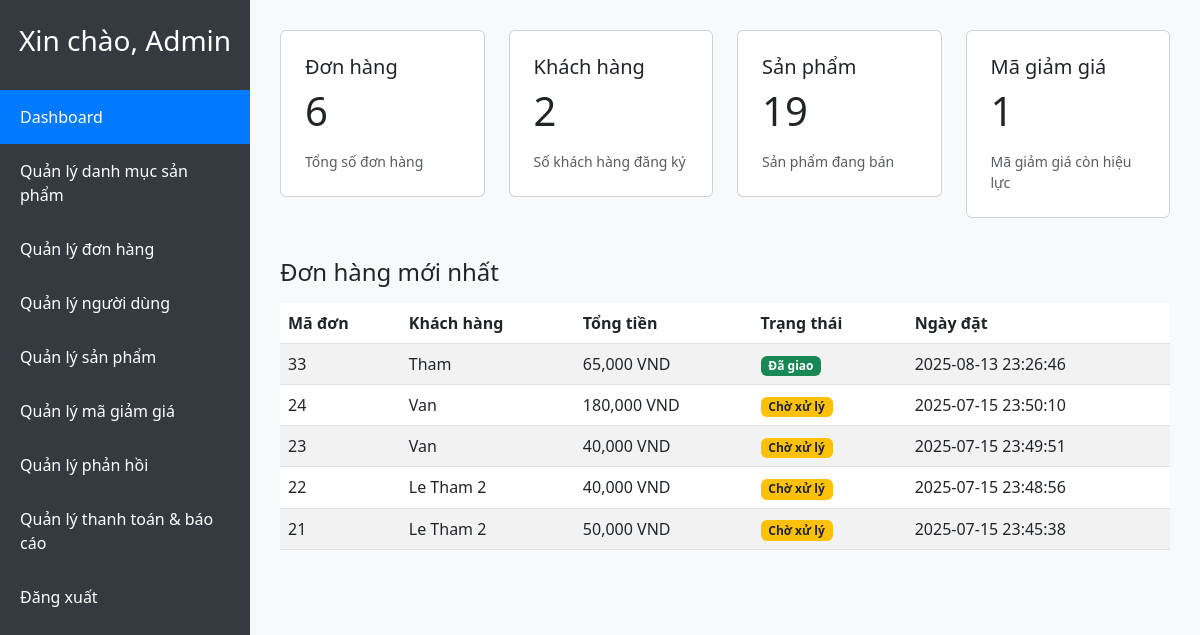
Page /admin/admindashboard (signed in) on the committed database.
### tables this page shows
CREATE TABLE `donhang` (
  `id_order` int(11) NOT NULL,
  `id_user` int(11) NOT NULL,
  `ngaydat` datetime NOT NULL,
  `tongtien` decimal(10,0) NOT NULL,
  `trangthai` varchar(50) NOT NULL DEFAULT 'Chờ xử lý',
  `diachi` varchar(65) NOT NULL,
  `sdt` varchar(15) NOT NULL,
  `phivanchuyen` decimal(10,0) NOT NULL,
  `thanhtoan` varchar(65) NOT NULL,
  `ghichu` text DEFAULT NULL,
  `magiamgia` varchar(50) DEFAULT NULL,
  `giamgia` decimal(12,2) DEFAULT 0.00
);

CREATE TABLE `nguoidung` (
  `id_user` int(65) NOT NULL,
  `username` varchar(65) NOT NULL,
  `password` varchar(255) NOT NULL,
  `email` varchar(65) NOT NULL,
  `loai_nguoi_dung` enum('Admin','Khách hàng') NOT NULL DEFAULT 'Khách hàng'
);

### app/controllers/Admin/AdminDashboardController.php (called while the page is built, shortened)
<?php
class AdminDashboardController {
    private $conn;
    public function __construct($conn) {
        $this->conn = $conn;
    }
    public function index() {
        $orderCountResult = $this->conn->query("SELECT COUNT(*) as total FROM donhang");
        $orderCount = $orderCountResult->fetch_assoc()['total'];
        $customerCountResult = $this->conn->query("SELECT COUNT(*) as total FROM nguoidung WHERE loai_nguoi_dung='Khách hàng'");
        $customerCount = $customerCountResult->fetch_assoc()['total'];
        $productCountResult = $this->conn->query("SELECT COUNT(*) as total FROM sanpham");
        $productCount = $productCountResult->fetch_assoc()['total'];
        $voucherCountResult = $this->conn->query("SELECT COUNT(*) as total FROM magiamgia WHERE ngay_ket_thuc >= CURDATE()");
        $voucherCount = $voucherCountResult->fetch_assoc()['total'];
        $latestOrdersResult = $this->conn->query("
            SELECT dh.id_order, nd.username, dh.tongtien, dh.trangthai, dh.ngaydat
            FROM donhang dh
            JOIN nguoidung nd ON dh.id_user = nd.id_user
            ORDER BY dh.ngaydat DESC
            LIMIT 5
        ");
        $latestOrders = [];
        while ($row = $latestOrdersResult->fetch_assoc()) {
            $latestOrders[] = $row;
        }
        require_once ROOT_PATH . '/app/views/admin/dashboard.php';
    }
}

### app/views/admin/dashboard.php (the view, shortened to what this page needs)
<!DOCTYPE html>
<html lang="vi">
<head>
    <link href="https://cdn.jsdelivr.net/npm/bootstrap@5.3.0/dist/css/bootstrap.min.css" rel="stylesheet">
</head>
<body>
<?php require_once __DIR__ . '/sidebar.php'; ?>
<div class="content">
        <div class="row g-4">
    <div class="col-md-3">
        <div class="card p-4">
            <h5>Đơn hàng</h5>
            <p class="display-6"><?= $orderCount ?></p>
            <small class="text-muted">Tổng số đơn hàng</small>
        </div>
    </div>
    <div class="col-md-3">
        <div class="card p-4">
            <h5>Khách hàng</h5>
            <p class="display-6"><?= $customerCount ?></p>
            <small class="text-muted">Số khách hàng đăng ký</small>
        </div>
    </div>
    <div class="col-md-3">
        <div class="card p-4">
            <h5>Sản phẩm</h5>
            <p class="display-6"><?= $productCount ?></p>
            <small class="text-muted">Sản phẩm đang bán</small>
        </div>
    </div>
    <div class="col-md-3">
        <div class="card p-4">
            <h5>Mã giảm giá</h5>
            <p class="display-6"><?= $voucherCount ?></p>
            <small class="text-muted">Mã giảm giá còn hiệu lực</small>
        </div>
    </div>
</div>
<section style="margin-top: 40px;">
    <h4>Đơn hàng mới nhất</h4>
    <table class="table table-striped mt-3">
        <thead>
            <tr>
                <th>Mã đơn</th>
                <th>Khách hàng</th>
                <th>Tổng tiền</th>
                <th>Trạng thái</th>
                <th>Ngày đặt</th>
            </tr>
        </thead>
        <tbody>
            <?php foreach($latestOrders as $order): ?>
            <tr>
                <td><?= htmlspecialchars($order['id_order']) ?></td>
                <td><?= htmlspecialchars($order['username']) ?></td>
                <td><?= number_format($order['tongtien']) ?> VND</td>
                <td>
                    <?php if($order['trangthai'] == 'Chờ xử lý'): ?>
                        <span class="badge bg-warning text-dark">Chờ xử lý</span>
                    <?php else: ?>
                        <span class="badge bg-success">Đã giao</span>
                    <?php endif; ?>
                </td>
                <td><?= $order['ngaydat'] ?></td>
            </tr>
            <?php endforeach; ?>
        </tbody>
    </table>
</section>

### app/views/admin/dashboard.php (style rules this page uses)
body { display: flex; min-height: 100vh; background: #f8f9fa; font-family: 'Segoe UI', sans-serif; }
.content { flex-grow: 1; padding: 30px; }

### rows in the picture
donhang: id_order "33", id_user.username "Tham", tongtien "65,000", trangthai "Đã giao", ngaydat "2025-08-13 23:26:46"
donhang: id_order "24", id_user.username "Van", tongtien "180,000", trangthai "Chờ xử lý", ngaydat "2025-07-15 23:50:10"
donhang: id_order "23", id_user.username "Van", tongtien "40,000", trangthai "Chờ xử lý", ngaydat "2025-07-15 23:49:51"
donhang: id_order "22", id_user.username "Le Tham 2", tongtien "40,000", trangthai "Chờ xử lý", ngaydat "2025-07-15 23:48:56"
donhang: id_order "21", id_user.username "Le Tham 2", tongtien "50,000", trangthai "Chờ xử lý", ngaydat "2025-07-15 23:45:38"

### other values in the picture
$orderCount "6"
$customerCount "2"
$productCount "19"
$voucherCount "1"
